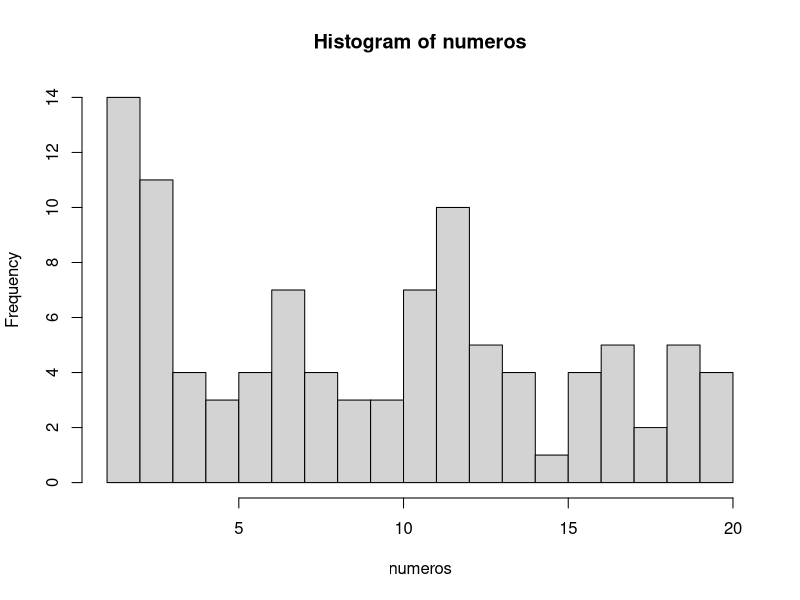

Source code (R):
## ---- chunk 1
numeros <- sample(1:20, 100, TRUE)
numeros
## ---- chunk 2
mediana <- median(numeros)
mediana
## ---- chunk 3
media <- mean(numeros)
media
## ---- chunk 4
# El argumento breaks nos permite dividir en histograma en las partes que queramos
hist(numeros, breaks = 20)
## ---- chunk 5
tabla.frecuencias <- data.frame(table(numeros))
tabla.frecuencias
## ---- chunk 6
# Con la función seq, creamos una secuencia de 1 a 10 en intervalos de 0.1 en 0.1
secuencia <- seq(1, 10, 0.1)
muestra <- sample(secuencia, 100, TRUE)
muestra
## ---- chunk 7
# Aquí el cálculo de la mediana 
mediana.muestra <- median(muestra)
mediana
## ---- chunk 8
# Aquí el cálculo de la media
media.muestra <- mean(muestra)
media.muestra
## ---- chunk 9
# Aquí el cálculo de la moda
tabla.muestra <- data.frame(table(muestra))
tabla.muestra
tabla.muestra<-4.5
